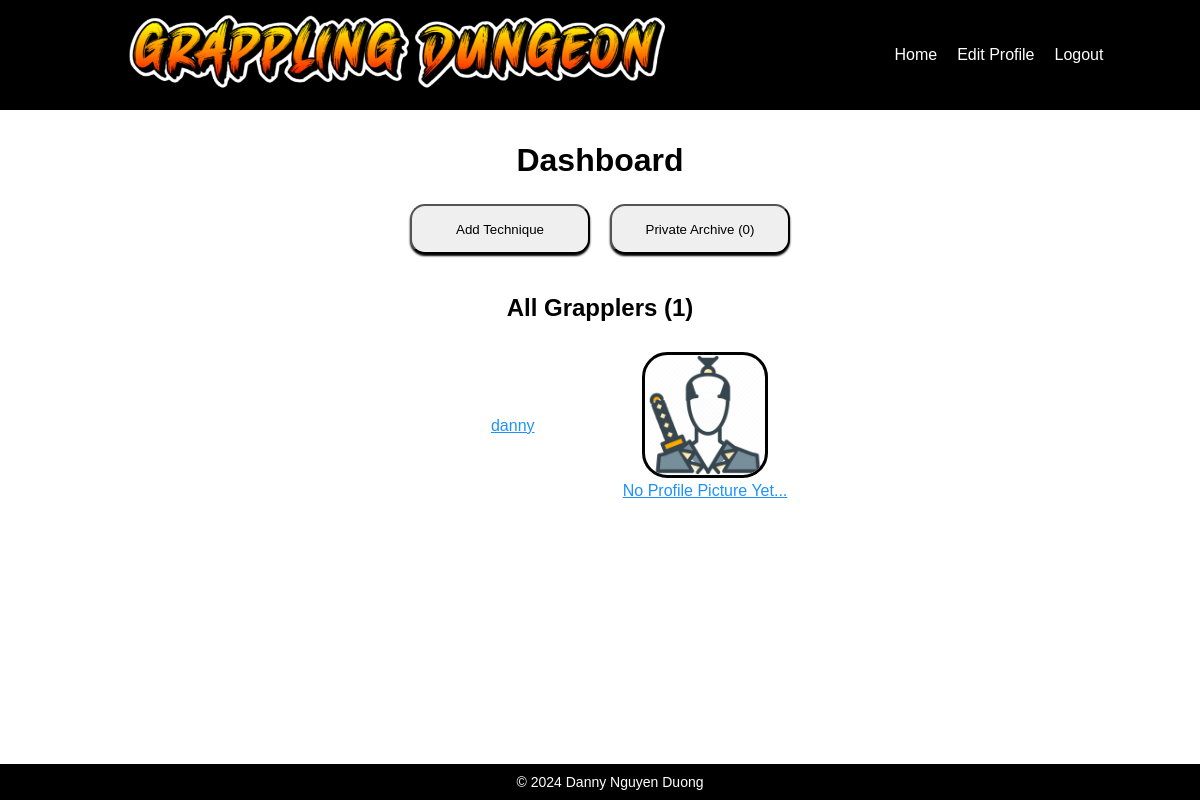
/dashboard (signed in), run on an earlier commit of the app's database.
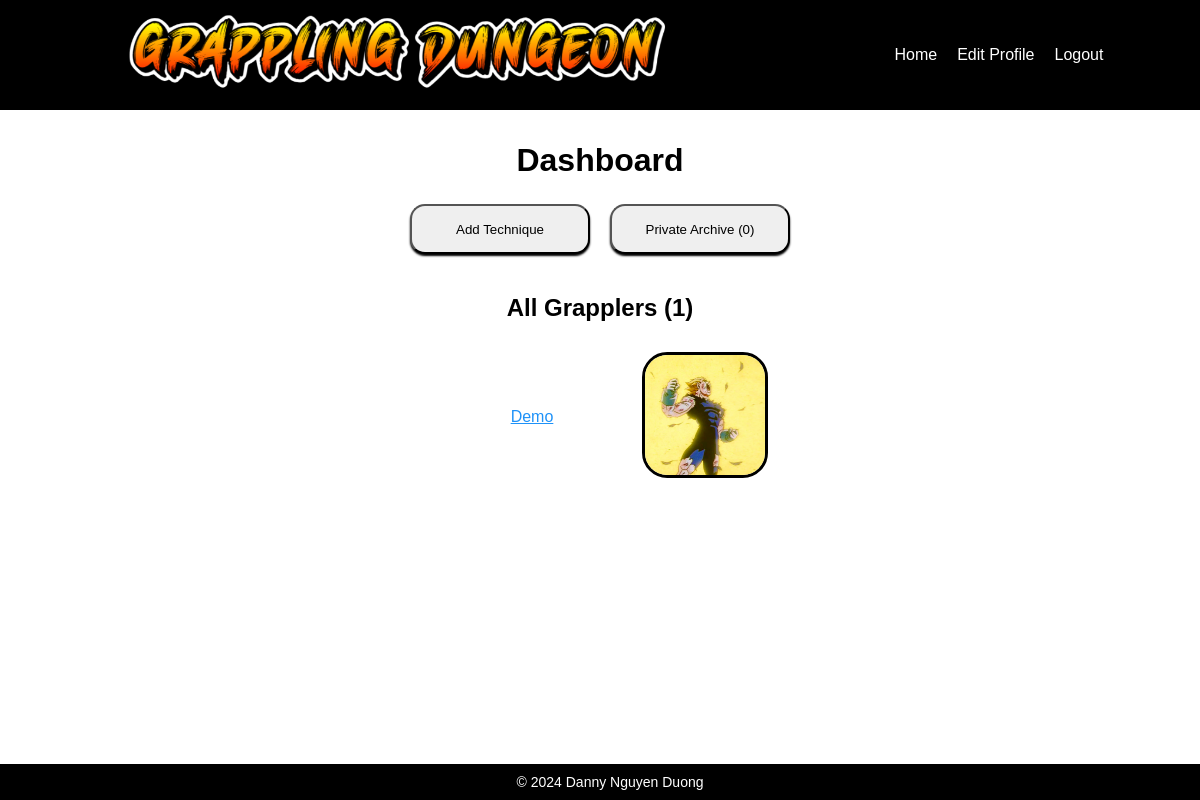
And on a later commit of the database.
### accounts/models.py (models this page shows, shortened)
class User(AbstractUser):
    profile_picture = models.ImageField(upload_to='profile_pics/', null=True, blank=True)

### accounts/views.py (the view)
# urls.py: path('dashboard', views.dashboard, name='dashboard'),
def dashboard(request):
    if request.user.is_authenticated:
        user = request.user
        all_users = User.objects.exclude(username='admin')
        total_users = len(all_users)
        private_techniques = Technique.objects.filter(uploaded_by=user, privacy_status='private')
        total_private = len(private_techniques)
        playlists = Playlist.objects.filter(owner=user)
        return render(request, 'dashboard.html', {'all_users': all_users, 'total_users': total_users, 'total_private': total_private, 'playlists': playlists })
    else:
        return redirect('index')

### accounts/templates/dashboard.html (shortened to what this page needs)
{% extends 'base_accounts.html' %}
{% load static %}
{% block content %}
    <div class="dashboard-wrapper">
        <h1>Dashboard</h1>
        <div class="dashboard-buttons-div">
            <div>
                <a href="{% url 'add' %}"><button class="dash-button">Add Technique</button></a>
            </div>
            <div>
                <a href="{% url 'private' %}"><button class="dash-button">Private Archive ({{ total_private }})</button></a>
            </div>
        </div>
        <div class="dashboard-body-div">
            <h2>All Grapplers ({{total_users}})</h2>
            <div class="all-users">
                {% for user in all_users %}
                    <div class="one-user">
                        <a class="one-user-name" href="{% url 'user' user.id %}">{{ user.username }}</a>
                        <a href="{% url 'user' user.id %}">
                            <img class="profile-picture-sm" src=
                            {% if user.profile_picture %}
                                "{{ user.profile_picture.url }}" alt="{{user.username}}'s Profile Picture">
                            {% else %}
                                "{% static 'images/no-profile.png' %}" alt="No profile picture">
                                <p>No Profile Picture Yet...</p>
                            {% endif %}
                        </a>
                    </div>
                {% endfor %}
            </div>
        </div>
    </div>
{% endblock %}

What changed in the data, as far as the page shows it:
removed User: username "danny", shows "No Profile Picture Yet..."
added User: username "Demo", profile_picture (picture)
